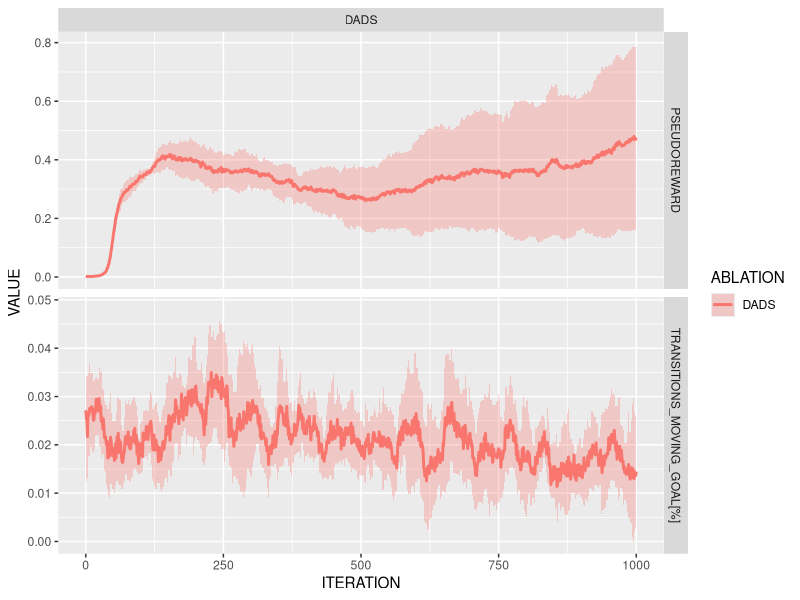
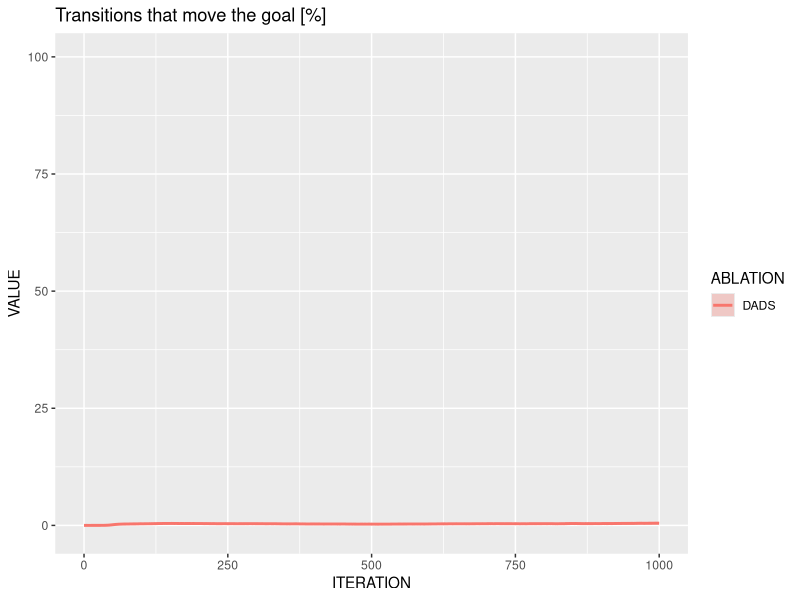
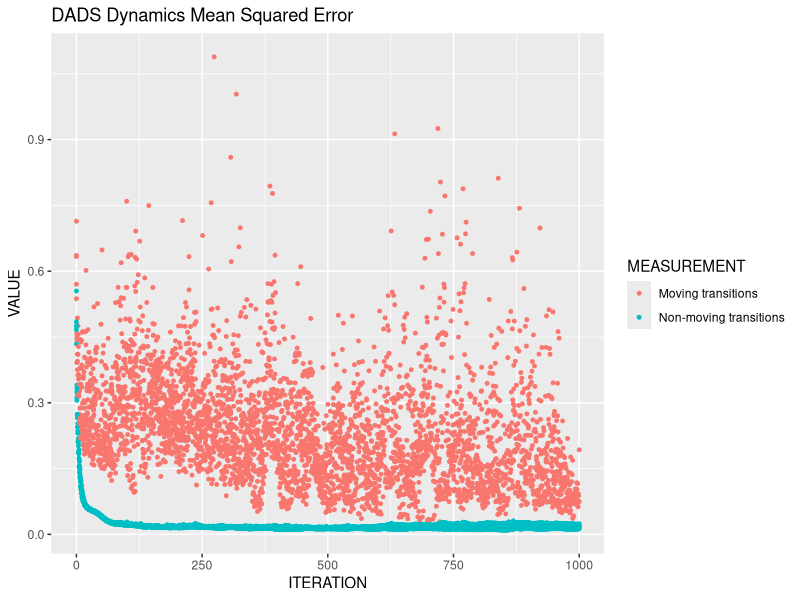

The R script that drew these images, in order:
library(data.table)
library(ggplot2)
# svg aspect: 500px times 350px

setwd("/tomasruiz/code/thesis/dads/")
results <- fread("plot-results/dads-push/success-rate.csv")

name <- function(goalSpace, resampling) {
    if (!goalSpace && !resampling)
        return("DADS")
    if (goalSpace && resampling)
        return("G-DADS")
    if (goalSpace)
        return("Control Goal Space")
    return("Resampling Scheme")
}
results[["ABLATION"]] <- mapply(name, results$CONTROL_GOAL_SPACE, results$USE_RESAMPLING)
trStr <- "TRANSITIONS_MOVING_GOAL[%]"

means <- results[, .(VALUE = mean(VALUE), SD = sd(VALUE)),
                 by=.(ITERATION, ABLATION, MEASUREMENT)]

dadsReachResults <- function() {
    color <- "blue"
    taskcompletion <- means[ABLATION == "DADS" & MEASUREMENT == "IS_SUCCESS"]
    taskcompletion <- taskcompletion[, .(ITERATION, COMPLETION=100*VALUE, SD=100*SD)]
    plotAvgTaskCompletion(DT = taskcompletion)
    print(mean(taskcompletion$COMPLETION))

    intRew <- means[ABLATION == "DADS" & MEASUREMENT == "PSEUDOREWARD"]
    intRew <- intRew[, .(ITERATION, PSEUDOREWARD=VALUE, SD)]
    plotIntrinsicReward(DT = intRew, color = color)
    print(mean(intRew$PSEUDOREWARD))
}

plotIntrinsicReward <- function(DT, color = "blue") {
    ggplot(DT, aes(x = ITERATION, y = PSEUDOREWARD)) +
        geom_line(size = 1, color = color) +
        geom_ribbon(aes(ymax = PSEUDOREWARD + SD, ymin = PSEUDOREWARD - SD), fill = color, alpha = 0.3, color = NA) +
        ggtitle("Intrinsic Reward")
}

plotAvgTaskCompletion <- function(DT, color = "blue") {
    ggplot(DT, aes(x = ITERATION, y = COMPLETION)) +
        geom_line(size = 1, color = color) +
        geom_ribbon(aes(ymax = COMPLETION + SD, ymin = COMPLETION - SD), fill = color, alpha = 0.3, color = NA) +
        ggtitle("Average Task Completion [%]") +
        ylim(0, 100)
}

dadsPushDiagnostic <- function() {
    color <- "brown"
    diagnostic <- means[ABLATION == "DADS" & MEASUREMENT == trStr & ITERATION < 1500]
    diagnostic <- diagnostic[, .(ITERATION, PERCENTAGE=100*VALUE, SD)]
    ggplot(diagnostic, aes(x = ITERATION, y = PERCENTAGE)) +
        geom_line(size = 1, color = color) +
        geom_ribbon(aes(ymax = PERCENTAGE + SD, ymin = PERCENTAGE - SD), fill = color, alpha = 0.3, color = NA) +
        ylim(0, 100) +
        ggtitle("Transitions with changing G")
}


plotData <- means[ABLATION == "DADS" & MEASUREMENT %in% c("PSEUDOREWARD", trStr)]
ggplot(plotData, aes(x = ITERATION, y = VALUE, color = ABLATION)) +
    facet_grid(MEASUREMENT ~ ABLATION, scales = "free") +
    geom_line(size = 1) +
    geom_ribbon(aes(ymax = VALUE + SD, ymin = VALUE - SD, fill = ABLATION),
                alpha = 0.3, color = NA)

transData <- means[MEASUREMENT == "PSEUDOREWARD"]
ggplot(transData, aes(x = ITERATION, y = VALUE, color = ABLATION)) +
    geom_line(size = 1) +
    geom_ribbon(aes(ymax = VALUE + SD, ymin = VALUE - SD, fill = ABLATION),
                alpha = 0.3, color = NA) + ggtitle("Transitions that move the goal [%]") +
    ylim(-1, 100)

errorData <- results[MEASUREMENT %like% "DYN_L2_ERROR" & ABLATION == "DADS"]
errorData[MEASUREMENT == "DYN_L2_ERROR_MOVING_GOAL", MEASUREMENT := "Moving transitions"]
errorData[MEASUREMENT == "DYN_L2_ERROR_NONMOVING_GOAL", MEASUREMENT := "Non-moving transitions"]
ggplot(errorData, aes(x = ITERATION, y = VALUE, color = MEASUREMENT)) +
    geom_point(size = 1) + ggtitle("DADS Dynamics Mean Squared Error")
